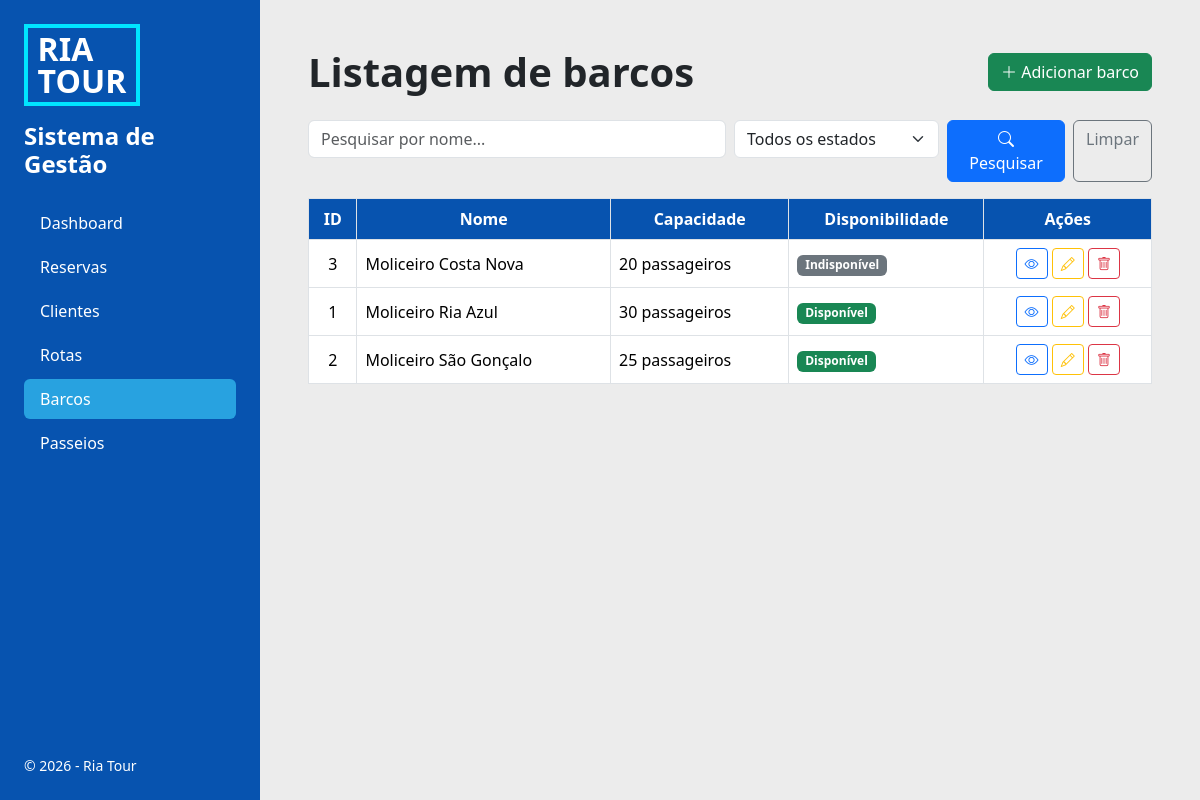
/index.php?page=boats, run on the app's committed database.
### tables this page shows
CREATE TABLE `boat` (
  `id` INT NOT NULL AUTO_INCREMENT,
  `name` VARCHAR(50) NOT NULL,
  `capacity` INT NOT NULL,
  `is_available` TINYINT(1) NOT NULL DEFAULT 1,
  PRIMARY KEY (id),
  UNIQUE KEY uq_boat_name (name),
  CONSTRAINT chk_boat_capacity CHECK (capacity > 0)
);

### app/helpers.php (called while the page is built, shortened)
<?php
function e($value): string
{
    return htmlspecialchars((string) $value, ENT_QUOTES, 'UTF-8');
}
function view(string $name, array $data = []): void
{
    extract($data);
    require __DIR__ . "/views/layout/header.php";
    require __DIR__ . "/views/$name.php";
    require __DIR__ . "/views/layout/footer.php";
}

### app/controllers/BoatController.php (called while the page is built, shortened)
<?php
require_once __DIR__ . '/../models/Boat.php';
class BoatController
{
    public function index(): void
    {
        $search = trim($_POST['search'] ?? '');
        $status = $_POST['status'] ?? '';
        view('boats/index', [
            'boats' => Boat::all($search, $status),
            'search' => $search,
            'status' => $status,
        ]);
    }
}

### index.php (called while the page is built, shortened)
<?php
require_once __DIR__ . '/config/Database.php';
require_once __DIR__ . '/app/helpers.php';
$action = $_GET['action'] ?? 'index';
$controller = new $controllerName();
$controller->$action();

### config/Database.php (called while the page is built)
<?php
class Database
{
    private static ?PDO $pdo = null;
    public static function connect(): PDO
    {
        if (self::$pdo === null) {
            self::$pdo = new PDO(
                'mysql:host=localhost;dbname=bdRiaTour_AdonaiRodriguez_C27;charset=utf8mb4',
                'root',
                '',
                [
                    PDO::ATTR_ERRMODE            => PDO::ERRMODE_EXCEPTION,
                    PDO::ATTR_DEFAULT_FETCH_MODE => PDO::FETCH_ASSOC,
                ]
            );
        }
        return self::$pdo;
    }
}

### app/models/Boat.php (called while the page is built, shortened)
<?php
class Boat
{
    public static function all(string $search = '', string $status = ''): array
    {
        $sql = 'SELECT * FROM boat WHERE name LIKE ?';
        $params = ["%$search%"];
        $stmt = Database::connect()->prepare($sql . ' ORDER BY name');
        $stmt->execute($params);
        return $stmt->fetchAll();
    }
}

### app/views/boats/index.php (the view, shortened to what this page needs)
<div class="d-flex justify-content-between align-items-center mb-4">
    <h1 class="fw-bold m-0">Listagem de barcos</h1>
    <a href="index.php?page=boats&action=create" class="btn btn-success">
        <i class="bi bi-plus-lg"></i> Adicionar barco
    </a>
</div>
<form method="post" action="index.php?page=boats" class="row g-2 mb-3">
    <div class="col-md-6">
        <input type="text" name="search" value="<?= e($search) ?>" class="form-control" placeholder="Pesquisar por nome...">
    </div>
    <div class="col-md-3">
        <select name="status" class="form-select">
            <option value="">Todos os estados</option>
        </select>
    </div>
    <div class="col-md-3 d-flex gap-2">
        <button class="btn btn-primary"><i class="bi bi-search"></i> Pesquisar</button>
        <a href="index.php?page=boats" class="btn btn-outline-secondary">Limpar</a>
    </div>
</form>
<table class="table table-bordered bg-white align-middle table-ria">
    <thead>
        <tr>
            <th>ID</th>
            <th>Nome</th>
            <th>Capacidade</th>
            <th>Disponibilidade</th>
            <th>Ações</th>
        </tr>
    </thead>
    <tbody>
        <?php foreach ($boats as $boat): ?>
            <tr>
                <td class="text-center"><?= $boat['id'] ?></td>
                <td><?= e($boat['name']) ?></td>
                <td><?= $boat['capacity'] ?> passageiros</td>
                <td>
                    <?php if ($boat['is_available']): ?>
                        <span class="badge text-bg-success">Disponível</span>
                    <?php else: ?>
                        <span class="badge text-bg-secondary">Indisponível</span>
                    <?php endif; ?>
                </td>
                <td class="text-center text-nowrap">
                    <a href="index.php?page=boats&action=show&id=<?= $boat['id'] ?>" class="btn btn-sm btn-outline-primary" title="Ver">
                        <i class="bi bi-eye"></i>
                    </a>
                    <a href="index.php?page=boats&action=edit&id=<?= $boat['id'] ?>" class="btn btn-sm btn-outline-warning" title="Editar">
                        <i class="bi bi-pencil"></i>
                    </a>
                    <form method="post" action="index.php?page=boats&action=delete&id=<?= $boat['id'] ?>" class="d-inline"
                        onsubmit="return confirm('Tem a certeza que pretende eliminar este barco?')">
                        <button class="btn btn-sm btn-outline-danger" title="Eliminar"><i class="bi bi-trash"></i></button>
                    </form>
                </td>
            </tr>
        <?php endforeach; ?>
    </tbody>
</table>

### app/views/layout/header.php (shortened to what this page needs)
<?php
$current = $_GET['page'] ?? 'dashboard';
$menu = [
    'dashboard' => 'Dashboard',
    'bookings'  => 'Reservas',
    'clients'   => 'Clientes',
    'routes'    => 'Rotas',
    'boats'     => 'Barcos',
    'tours'     => 'Passeios',
];
?>
<!DOCTYPE html>
<html lang=pt>
<head>
    <link rel="stylesheet" href="https://cdn.jsdelivr.net/npm/bootstrap@5.3.3/dist/css/bootstrap.min.css">
    <link rel="stylesheet" href="https://cdn.jsdelivr.net/npm/bootstrap-icons@1.11.3/font/bootstrap-icons.min.css">
    <link rel="stylesheet" href="assets/css/style.css">
</head>
<body>
    <div class="d-flex min-vh-100">
        <aside class="sidebar d-flex flex-column p-4">
            <div class="logo mb-3">RIA<br>TOUR</div>
            <h4 class="fw-bold mb-4">Sistema de Gestão</h4>
            <nav class="nav flex-column gap-1">
                <?php foreach ($menu as $key => $label): ?>
                    <a class="nav-link <?= $current === $key ? 'active' : '' ?>"
                        href="index.php?page=<?= $key ?>"><?= $label ?></a>
                <?php endforeach; ?>
            </nav>
            <small class="mt-auto">&copy; <?= date('Y') ?> - Ria Tour</small>
        </aside>
        <main class="flex-grow-1 p-5">

### app/views/layout/footer.php (shortened to what this page needs)
</main>
</div>
</body>
</html>

### assets/css/style.css (style rules this page uses)
body { background: #ececec; }
.sidebar { width: 260px; background: #0753af; color: #fff; }
.sidebar .logo { width: max-content; padding: .3rem .6rem; border: 4px solid #00e5ff; color: #fff; font-size: 2rem; font-weight: 800; line-height: 1; }
.sidebar .nav-link { color: #fff; border-radius: .375rem; }
.sidebar .nav-link.active { background: #28a2e0; }
.table-ria thead th { --bs-table-bg: #0753af; --bs-table-color: #fff; text-align: center; }

### data on the page
boat: id "3", name "Moliceiro Costa Nova", capacity "20", is_available "Indisponível"
boat: id "1", name "Moliceiro Ria Azul", capacity "30", is_available "Disponível"
boat: id "2", name "Moliceiro São Gonçalo", capacity "25", is_available "Disponível"

### other printed values
$label "Dashboard"
$label "Reservas"
$label "Clientes"
$label "Rotas"
$label "Barcos"
$label "Passeios"
